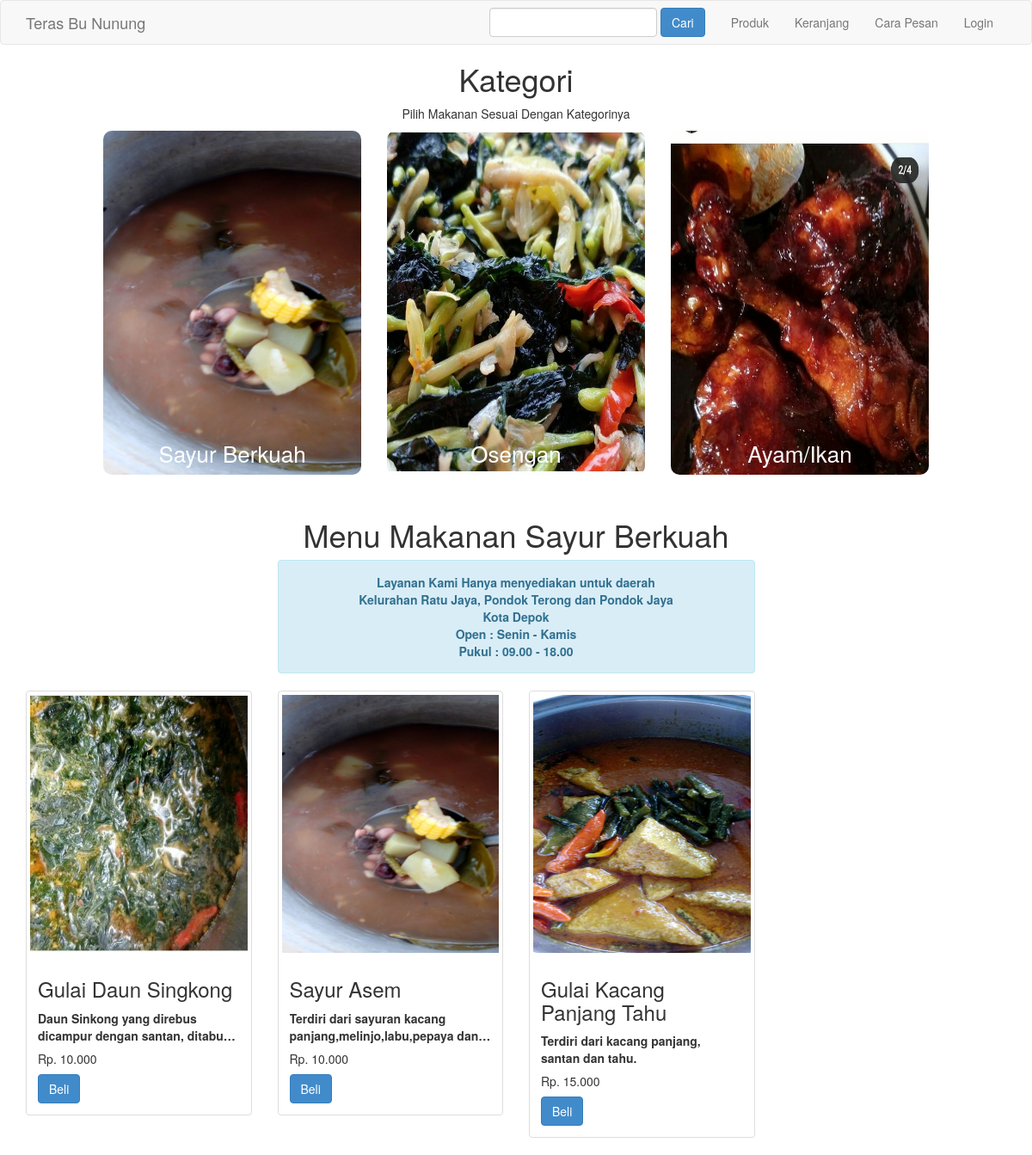
Screenshot of /sayur.php with the database file from the repository.
### tables this page shows
CREATE TABLE `produk` (
  `id_produk` int(11) NOT NULL,
  `id_kategori` int(5) NOT NULL,
  `nama_produk` varchar(100) NOT NULL,
  `harga_produk` int(11) NOT NULL,
  `foto_produk` varchar(100) NOT NULL,
  `des_produk` text NOT NULL,
  `stok_produk` int(5) NOT NULL
);

### sayur.php (the view, shortened to what this page needs)
<?php
include 'admin/dbconnect.php'
?>
<!DOCTYPE html>
<html lang="en">
<head>
    <link rel="stylesheet" href="admin/assets/css/bootstrap.css">
</head>
<body>
    <?php include 'navbar.php'; ?>
    <section class="kategori">
        <h1>Kategori</h1>
        <p>Pilih Makanan Sesuai Dengan Kategorinya</p>
        <div class="row">
            <a href="sayur.php">
                <div class="col-md-4">
                    <div class="kategori-col">
                        <img src="foto/4.jpeg">
                        <div class="layer">
                            <h3>Sayur Berkuah</h3>
                        </div>
                    </div>
                </div>
            </a>
            <a href="osengan.php">
                <div class="col-md-4">
                    <div class="kategori-col">
                        <img src="foto/5.jpg">
                        <div class="layer">
                            <h3>Osengan</h3>
                        </div>
                    </div>
                </div>
            </a>
            <a href="ayam.php">
                <div class="col-md-4">
                    <div class="kategori-col">
                        <img src=" foto/6.jpg">
                        <div class="layer">
                            <h3>Ayam/Ikan</h3>
                        </div>
                    </div>
                </div>
            </a>
        </div>
    </section>
    <section class="konten" id="menu">
        <div class="container">
            <h1>Menu Makanan Sayur Berkuah</h1>
            <div class="row">
                <div class="col-md-6 col-md-offset-3">
                    <div class="alert alert-info" style=" text-align: center;">
                        <p>
                            <strong>Layanan Kami Hanya menyediakan untuk daerah <br>
                                <strong>Kelurahan Ratu Jaya, Pondok Terong dan Pondok Jaya </strong><br>
                                <strong>Kota Depok </strong><br>
                                <strong>Open : Senin - Kamis</strong><br>
                                <strong>Pukul : 09.00 - 18.00</strong>
                        </p>
                    </div>
                </div>
            </div>
            <div class="row">
                <?php $ambil = $koneksi->query("SELECT * FROM produk WHERE id_kategori=1"); ?>
                <?php while ($perproduk = $ambil->fetch_assoc()) { ?>
                    <div class="col-md-3">
                        <div class="thumbnail">
                            <img src="foto_produk/<?php echo $perproduk['foto_produk'] ?>">
                            <div class="caption">
                                <h3><?php echo $perproduk['nama_produk'] ?> </h3>
                                <p><?php echo $perproduk['des_produk'] ?></p>
                                <h5><?php echo "Rp. " . number_format($perproduk['harga_produk'], '0', ',', '.') ?></h5>
                                <a href="detail.php?id=<?php echo $perproduk['id_produk']; ?>" class="btn btn-primary">Beli</a>
                            </div>
                        </div>
                    </div>
                <?php } ?>
            </div>
        </div>
    </section>
</body>
</html>

### sayur.php (style rules this page uses)
.kategori { width: 80%; margin: auto; text-align: center; }
.kategori-col { flex-basis: 32%; border-radius: 10px; margin-bottom: 30px; position: relative; overflow: hidden; cursor: pointer; }
.kategori-col img { width: 100%; height: 400px; display: block; }
.layer { background: transparent; height: 100%; width: 100%; position: absolute; top: 0; left: 0; transition: 0.5s; }
.layer h3 { width: 100%; font-weight: 500; color: #fff; font-size: 26px; bottom: 0; left: 50%; transform: translateX(-50%); position: absolute; transition: 0.5s; }
.konten h1 { text-align: center; }
.konten img { width: 100%; height: auto; }
.thumbnail img { width: 100%; height: 300px; }
.thumbnail p { overflow: hidden; display: -webkit-box; -webkit-line-clamp: 2; -webkit-box-orient: vertical; }

### rows the page displays
produk: foto_produk (picture), nama_produk "Gulai Daun Singkong", des_produk "Daun Sinkong yang direbus dicampur dengan santan,…", harga_produk "10.000"
produk: foto_produk (picture), nama_produk "Sayur Asem", des_produk "Terdiri dari sayuran kacang panjang,melinjo,labu,pepaya…", harga_produk "10.000"
produk: foto_produk (picture), nama_produk "Gulai Kacang Panjang Tahu", des_produk "Terdiri dari kacang panjang, santan dan tahu.", harga_produk "15.000"
